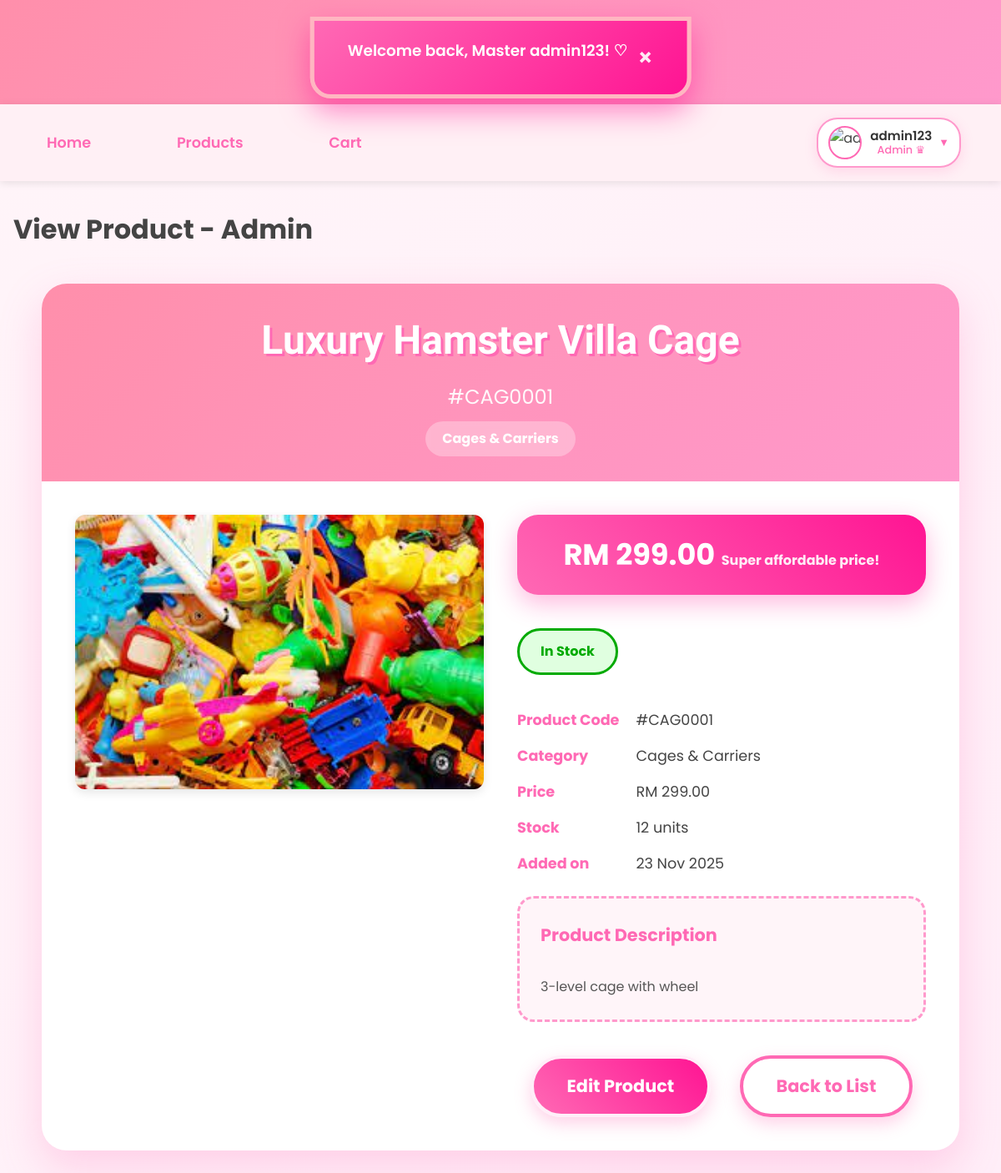
Page /admin/product_view.php?id=2 (signed in) on the earlier database version.
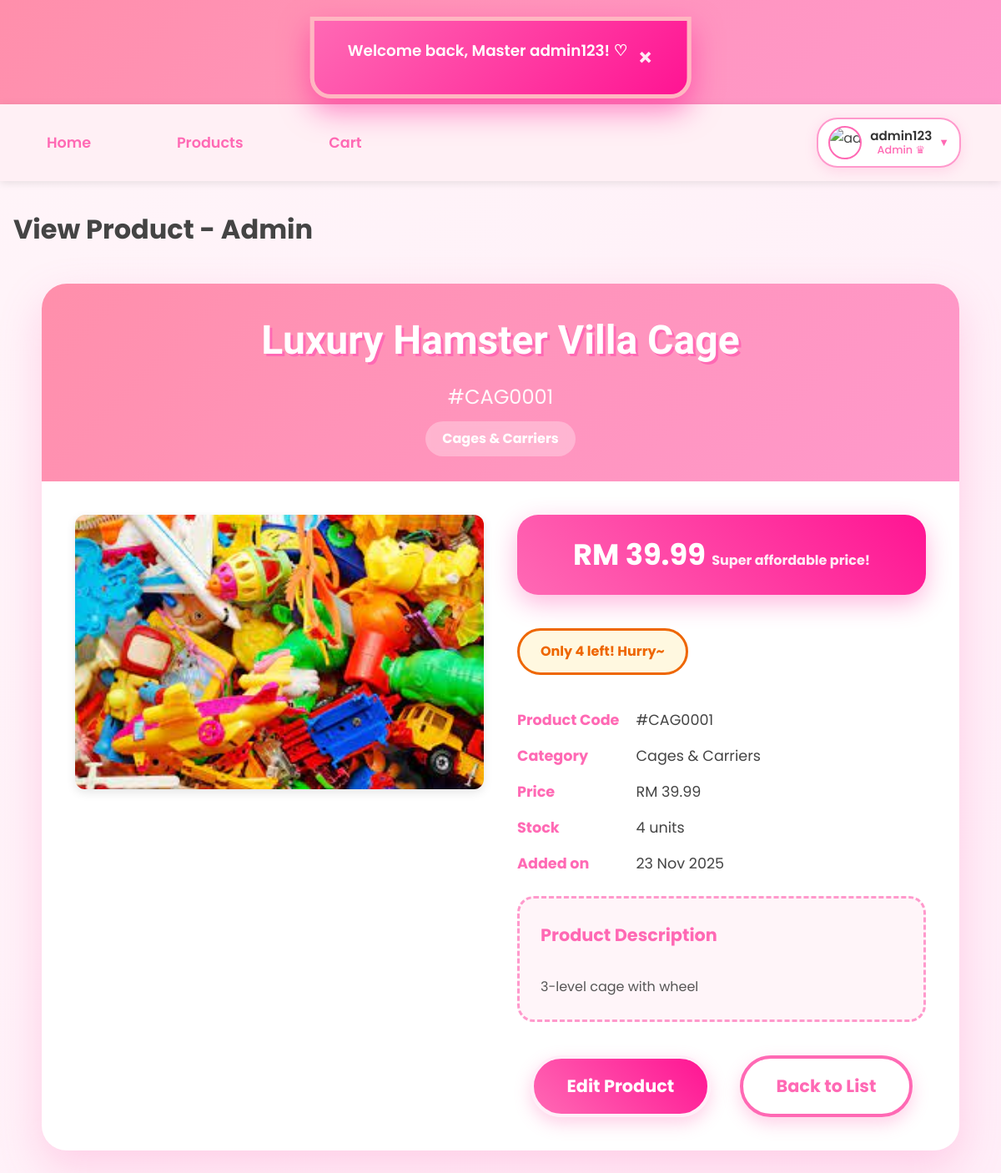
Same page on the later database version.
### tables this page shows
CREATE TABLE `product` (
  `product_id` int(11) NOT NULL,
  `product_code` varchar(20) NOT NULL,
  `product_name` varchar(200) NOT NULL,
  `description` text DEFAULT NULL,
  `price` decimal(10,2) NOT NULL,
  `stock_quantity` int(11) DEFAULT 0,
  `category_id` int(11) NOT NULL,
  `is_active` tinyint(1) DEFAULT 1,
  `created_at` datetime DEFAULT current_timestamp(),
  `updated_at` datetime DEFAULT current_timestamp() ON UPDATE current_timestamp(),
  `photo_name` varchar(255) NOT NULL
);

CREATE TABLE `category` (
  `category_id` int(11) NOT NULL,
  `category_code` varchar(10) NOT NULL,
  `category_name` varchar(100) NOT NULL,
  `description` text DEFAULT NULL,
  `created_at` datetime DEFAULT current_timestamp()
);

### _base.php (called while the page is built, shortened)
<?php
function get($key, $value = null) {
    $value = $_GET[$key] ?? $value;
    return is_array($value) ? array_map('trim', $value) : trim($value);
}
function encode($value) {
    return htmlentities($value);
}

### admin/product_view.php (the view, shortened to what this page needs)
<?php
require '../_base.php';
$id = get('id');
$stmt = $_db->prepare("
    SELECT p.*, c.category_name, c.category_code
    FROM product p
    JOIN category c ON p.category_id = c.category_id
    WHERE p.product_id = ?
");
$stmt->execute([$id]);
$product = $stmt->fetch();
include '../_head.php';
?>
<div class="product-view-container">
    <div class="product-view-header">
        <h1><?= encode($product->product_name) ?></h1>
        <div class="product-code">#<?= encode($product->product_code) ?></div>
        <div class="category-badge"><?= encode($product->category_name) ?></div>
    </div>
    <div class="product-body">
        <div class="product-gallery">
    <?php if ($product->photo_name): ?>
        <img src="../admin/uploads/products/<?=  encode($product->photo_name) ?>"
             alt="<?=  encode($product->photo_name) ?>"
             class="main-image"
             style="width:100%; max-width:500px; border-radius:12px; box-shadow:0 4px 12px rgba(0,0,0,0.1);">
    <?php endif; ?>
</div>
        <div class="product-info">
            <div class="price-box">
                RM <?= number_format($product->price, 2) ?>
                <small>Super affordable price!</small>
            </div>
            <div class="stock-status <?= $product->stock_quantity > 10 ? 'stock-in' : ($product->stock_quantity > 0 ? 'stock-low' : 'stock-out') ?>">
                <?php if ($product->stock_quantity > 10): ?>
                    In Stock
                <?php elseif ($product->stock_quantity > 0): ?>
                    Only <?= $product->stock_quantity ?> left! Hurry~
                <?php else: ?>
                    Sold Out
                <?php endif; ?>
            </div>
            <div class="info-grid">
                <strong>Product Code</strong>   <span>#<?= encode($product->product_code) ?></span>
                <strong>Category</strong>       <span><?= encode($product->category_name) ?></span>
                <strong>Price</strong>          <span>RM <?= number_format($product->price, 2) ?></span>
                <strong>Stock</strong>          <span><?= $product->stock_quantity ?> units</span>
                <strong>Added on</strong>       <span><?= date('j M Y', strtotime($product->created_at)) ?></span>
            </div>
            <?php if ($product->description): ?>
            <div class="description-box">
                <strong style="color:#ff69b4; font-size:1.3rem;">Product Description</strong><br><br>
                <?= nl2br(encode($product->description)) ?>
            </div>
            <?php endif; ?>
            <div class="action-buttons" style="text-align:center; margin-top:40px;">
                <a href="product_edit.php?id=<?= $id ?>" class="moe-btn moe-btn-primary">Edit Product</a>
                <a href="product_list.php" class="moe-btn moe-btn-secondary">Back to List</a>
            </div>
        </div>
    </div>
</div>

Differences in the rows shown:
changed product "Luxury Hamster Villa Cage": price "299.00" → "39.99"; stock_quantity (not shown) → "4"; stock_quantity "12" → "4"
Other differences:
text no longer shown: "In Stock"
text now shown: "Only left! Hurry~"
